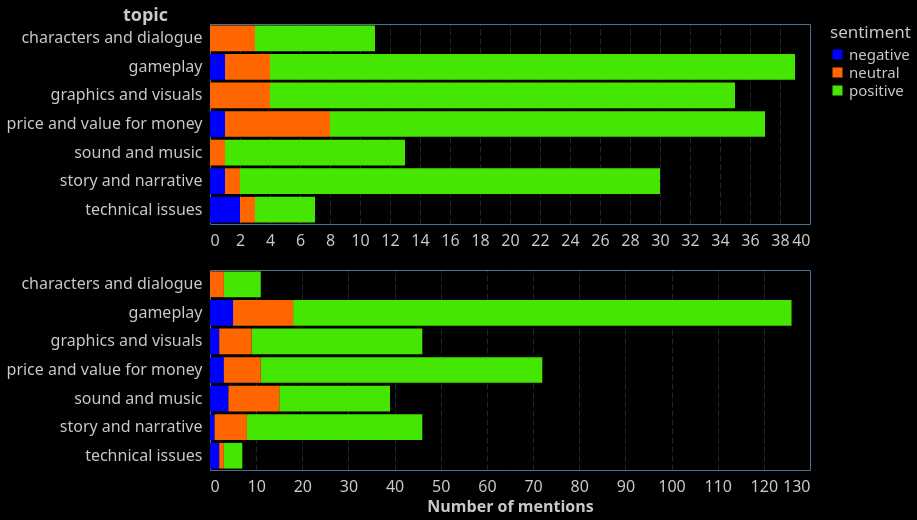

Express this chart as Vega-Lite.
### Vega-Lite specification from a JSON file in a GitHub repository (floating-point values rounded to 4 significant figures; data arrays with more than 128 entries replaced by an {"elided": "..."} marker saying what was removed)
{"config": {"view": {"continuousWidth": 400, "continuousHeight": 300, "stroke": "#4A7295", "strokeWidth": 1}, "background": "#000000", "mark": {"color": "#6495ED"}, "arc": {"fill": "#6495ED"}, "area": {"fill": "#6495ED", "line": true, "fillOpacity": 0.1}, "line": {"stroke": "#6495ED", "strokeWidth": 2}, "path": {"stroke": "#6495ED"}, "rect": {"fill": "#6495ED"}, "shape": {"stroke": "#6495ED"}, "symbol": {"fill": "#6495ED"}, "title": {"color": "#C7CCC9", "anchor": "start", "dy": -15, "fontSize": 16, "font": "IBM Plex Sans,system-ui,-apple-system,BlinkMacSystemFont,\".sfnstext-regular\",sans-serif", "fontWeight": 600}, "axisBand": {"grid": false}, "axis": {"labelColor": "#C7CCC9", "labelFontSize": 16, "labelFont": "IBM Plex Sans Condensed, system-ui, -apple-system, BlinkMacSystemFont, \".SFNSText-Regular\", sans-serif", "labelFontWeight": 400, "titleColor": "#C7CCC9", "titleFontWeight": 600, "titleFontSize": 16, "grid": true, "gridColor": "#4A7295", "labelAngle": 0, "domainColor": null, "tickColor": null, "labelPadding": 2, "tickSize": 6, "tickWidth": 0.5, "gridOpacity": 1, "gridZ": 1}, "axisX": {"gridDash": [6, 3], "gridWidth": 0.35, "gridColor": "#4A7295", "labelAngle": 0}, "axisY": {"gridDash": [6, 3], "gridWidth": 0.35, "gridColor": "#4A7295"}, "layer": {"grid": 1, "mark": 0}, "legend": {"labelFontSize": 11, "padding": 1, "symbolType": "square", "labelColor": "#C7CCC9", "titleColor": "#C7CCC9"}, "style": {"guide-label": {"font": "IBM Plex Sans,system-ui,-apple-system,BlinkMacSystemFont,\".sfnstext-regular\",sans-serif", "fill": "#C7CCC9", "fontWeight": 400}, "guide-title": {"font": "IBM Plex Sans,system-ui,-apple-system,BlinkMacSystemFont,\".sfnstext-regular\",sans-serif", "fill": "#C7CCC9", "fontWeight": 400}}, "range": {"category": ["#0000FF", "#FF6600FF", "#44E602", "#FF00FF", "#FFFF00", "#9900CC", "#33CCFF", "#f77976ff", "#CC66FF"]}}, "vconcat": [{"data": {"name": "data-dc7afcd18137cddaea512614d748c9b0"}, "mark": {"type": "bar"}, "encoding": {"color": {"field": "sentiment", "legend": {"orient": "right", "direction": "vertical", "labelFontSize": 15, "titleFontSize": 17}, "type": "nominal"}, "x": {"aggregate": "sum", "field": "counts", "title": "", "type": "quantitative"}, "y": {"axis": {"labelLimit": 0, "titleAngle": 0, "titleX": -65, "titleY": 0, "labelFontSize": 16, "titleFontSize": 18}, "field": "topic", "type": "nominal"}}, "height": 200, "transform": [{"joinaggregate": [], "groupby": ["topic"]}], "width": 600}, {"data": {"name": "data-d0199ca6b89a921a5ea06e5a96a5693e"}, "mark": {"type": "bar"}, "encoding": {"color": {"field": "sentiment", "legend": {"orient": "right", "direction": "vertical", "labelFontSize": 15, "titleFontSize": 17}, "type": "nominal"}, "x": {"aggregate": "sum", "field": "counts", "title": "Number of mentions", "type": "quantitative"}, "y": {"axis": {"labelLimit": 0, "labelFontSize": 16, "titleFontSize": 18}, "field": "topic", "title": "", "type": "nominal"}}, "height": 200, "transform": [{"joinaggregate": [], "groupby": ["topic"]}], "width": 600}], "resolve": {"scale": {"color": "shared"}}, "$schema": "https://vega.github.io/schema/vega-lite/v5.20.1.json", "datasets": {"data-dc7afcd18137cddaea512614d748c9b0": {"elided": "315 records"}, "data-d0199ca6b89a921a5ea06e5a96a5693e": {"elided": "315 records"}}}
